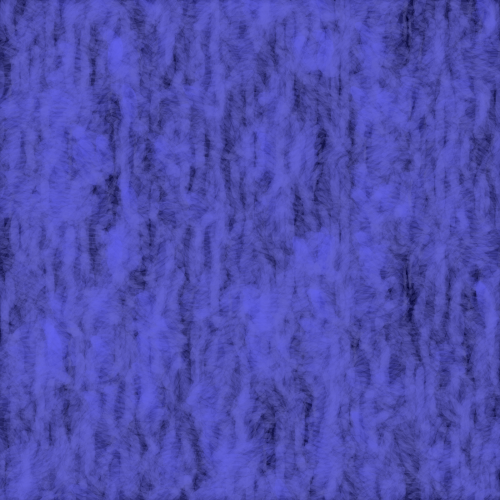
Frame 1 (no input)
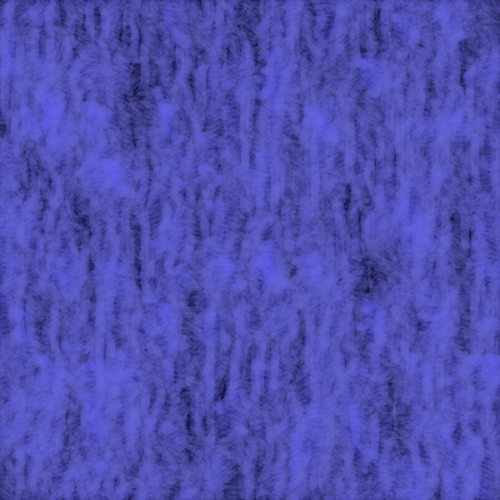
Frame 60 (the mouse pressed at the canvas centre just before this capture)
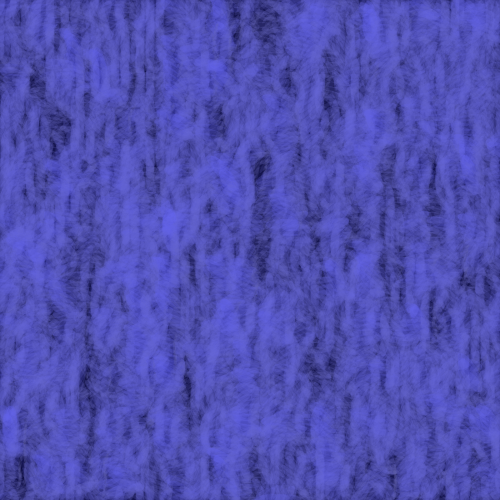
Frame 120 (the mouse held since frame 60 and released just before this capture)

The Processing sketch that drew these frames (run headless with seeded random() and noise(); from frame 60 on, the mouse is pressed at the canvas centre):

// Processing sketch: processing_130056
// ── processing_130056.pde

/*
moving cloud
fall the water fall
in-class exercises
by KokFu Lok
*/


float xstart, xnoise, ystart, ynoise;
void setup() {
  size(500, 500);
  background(0);
 // frameRate(24);
  xstart = random(10);
  ystart = random(10);
}
void draw() {
  
  background(noise(100),noise(100),50);
  xstart += 0.2;
  ystart += 0.6;
  xnoise = xstart;
  ynoise = ystart;
  for (int y = 0; y <= width; y+=5) {
    ynoise -= 0.1;
    xnoise = xstart;
    for (int x = 0; x <= height; x+=5) {
      xnoise += 10.1;
      drawPoint(x, y, noise(xnoise, ynoise));
    }
  }
}
void drawPoint(float x, float y, float noiseFactor) {
  pushMatrix();
  translate(x, y);
  rotate(noiseFactor * radians(540));
  float edgeSize = noiseFactor * 35;
  float blue = 150 + (noiseFactor * 120);
  float alph = 50 + (noiseFactor * 10);
  noStroke();
  fill(100,100,blue, alph);
  ellipse(0, 0, edgeSize+random(20), edgeSize/2);
  popMatrix();
}
